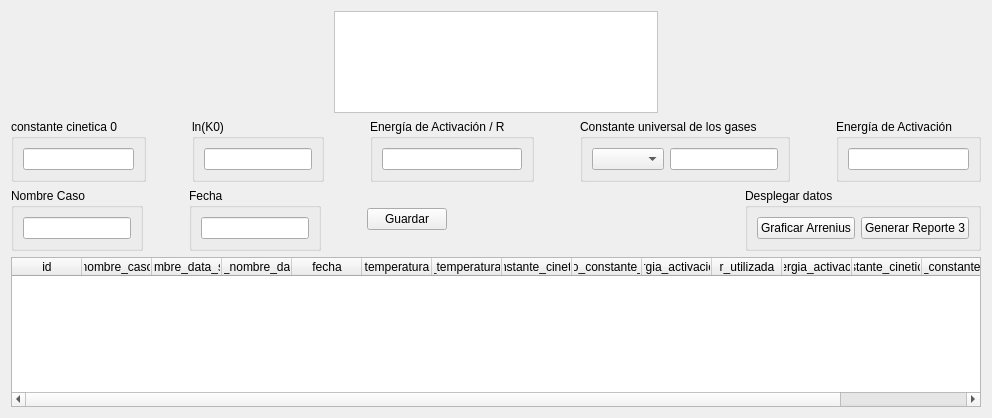
            <widget class="QWidget" name="a_tab">
             <attribute name="title">
              <string>Arrhenius</string>
             </attribute>
             <layout class="QVBoxLayout" name="verticalLayout_17">
              <item>
               <layout class="QHBoxLayout" name="horizontalLayout_24">
                <item>
                 <spacer name="horizontalSpacer_17">
                  <property name="orientation">
                   <enum>Qt::Horizontal</enum>
                  </property>
                  <property name="sizeHint" stdset="0">
                   <size>
                    <width>40</width>
                    <height>20</height>
                   </size>
                  </property>
                 </spacer>
                </item>
                <item>
                 <widget class="QFrame" name="frame">
                  <property name="styleSheet">
                   <string notr="true">background-color: #ffffff; /* Fondo blanco elegante */</string>
                  </property>
                  <property name="frameShape">
                   <enum>QFrame::StyledPanel</enum>
                  </property>
                  <property name="frameShadow">
                   <enum>QFrame::Raised</enum>
                  </property>
                  <layout class="QVBoxLayout" name="verticalLayout_8">
                   <property name="spacing">
                    <number>0</number>
                   </property>
                   <property name="leftMargin">
                    <number>0</number>
                   </property>
                   <property name="topMargin">
                    <number>0</number>
                   </property>
                   <property name="rightMargin">
                    <number>0</number>
                   </property>
                   <property name="bottomMargin">
                    <number>0</number>
                   </property>
                   <item>
                    <spacer name="verticalSpacer_8">
                     <property name="orientation">
                      <enum>Qt::Vertical</enum>
                     </property>
                     <property name="sizeHint" stdset="0">
                      <size>
                       <width>20</width>
                       <height>40</height>
                      </size>
                     </property>
                    </spacer>
                   </item>
                   <item>
                    <layout class="QHBoxLayout" name="horizontalLayout_25">
                     <item>
                      <spacer name="horizontalSpacer_9">
                       <property name="orientation">
                        <enum>Qt::Horizontal</enum>
                       </property>
                       <property name="sizeHint" stdset="0">
                        <size>
                         <width>40</width>
                         <height>20</height>
                        </size>
                       </property>
                      </spacer>
                     </item>
                     <item>
                      <layout class="QVBoxLayout" name="vista_grafica_arrhenius"/>
                     </item>
                     <item>
                      <spacer name="horizontalSpacer_18">
                       <property name="orientation">
                        <enum>Qt::Horizontal</enum>
                       </property>
                       <property name="sizeHint" stdset="0">
                        <size>
                         <width>40</width>
                         <height>20</height>
                        </size>
                       </property>
                      </spacer>
                     </item>
                     <item>
                      <layout class="QVBoxLayout" name="vista_tabla_df"/>
                     </item>
                     <item>
                      <spacer name="horizontalSpacer_19">
                       <property name="orientation">
                        <enum>Qt::Horizontal</enum>
                       </property>
                       <property name="sizeHint" stdset="0">
                        <size>
                         <width>40</width>
                         <height>20</height>
                        </size>
                       </property>
                      </spacer>
                     </item>
                    </layout>
                   </item>
                   <item>
                    <spacer name="verticalSpacer_10">
                     <property name="orientation">
                      <enum>Qt::Vertical</enum>
                     </property>
                     <property name="sizeHint" stdset="0">
                      <size>
                       <width>20</width>
                       <height>40</height>
                      </size>
                     </property>
                    </spacer>
                   </item>
                  </layout>
                 </widget>
                </item>
                <item>
                 <spacer name="horizontalSpacer_16">
                  <property name="orientation">
                   <enum>Qt::Horizontal</enum>
                  </property>
                  <property name="sizeHint" stdset="0">
                   <size>
                    <width>40</width>
                    <height>20</height>
                   </size>
                  </property>
                 </spacer>
                </item>
               </layout>
              </item>
              <item>
               <layout class="QHBoxLayout" name="horizontalLayout_13">
                <item>
                 <widget class="QGroupBox" name="groupBox_14">
                  <property name="title">
                   <string>constante cinetica 0</string>
                  </property>
                  <layout class="QHBoxLayout" name="horizontalLayout_14">
                   <item>
                    <widget class="QLineEdit" name="k_0_calculado">
                     <property name="tabletTracking">
                      <bool>false</bool>
                     </property>
                     <property name="contextMenuPolicy">
                      <enum>Qt::DefaultContextMenu</enum>
                     </property>
                     <property name="toolTip">
                      <string extracomment="comentario aquí"/>
                     </property>
                     <property name="statusTip">
                      <string extracomment="cometario 2 aquí"/>
                     </property>
                     <property name="whatsThis">
                      <string extracomment="cometario 3 aquí"/>
                     </property>
                     <property name="text">
                      <string/>
                     </property>
                    </widget>
                   </item>
                  </layout>
                 </widget>
                </item>
                <item>
                 <spacer name="horizontalSpacer_20">
                  <property name="orientation">
                   <enum>Qt::Horizontal</enum>
                  </property>
                  <property name="sizeHint" stdset="0">
                   <size>
                    <width>40</width>
                    <height>20</height>
                   </size>
                  </property>
                 </spacer>
                </item>
                <item>
                 <widget class="QGroupBox" name="groupBox_15">
                  <property name="title">
                   <string>ln(K0)</string>
                  </property>
                  <layout class="QHBoxLayout" name="horizontalLayout_15">
                   <item>
                    <widget class="QLineEdit" name="ln_k_0_calculado">
                     <property name="tabletTracking">
                      <bool>false</bool>
                     </property>
                     <property name="contextMenuPolicy">
                      <enum>Qt::DefaultContextMenu</enum>
                     </property>
                     <property name="toolTip">
                      <string extracomment="comentario aquí"/>
                     </property>
                     <property name="statusTip">
                      <string extracomment="cometario 2 aquí"/>
                     </property>
                     <property name="whatsThis">
                      <string extracomment="cometario 3 aquí"/>
                     </property>
                     <property name="text">
                      <string/>
                     </property>
                    </widget>
                   </item>
                  </layout>
                 </widget>
                </item>
                <item>
                 <spacer name="horizontalSpacer_21">
                  <property name="orientation">
                   <enum>Qt::Horizontal</enum>
                  </property>
                  <property name="sizeHint" stdset="0">
                   <size>
                    <width>40</width>
                    <height>20</height>
                   </size>
                  </property>
                 </spacer>
                </item>
                <item>
                 <widget class="QGroupBox" name="groupBox_13">
                  <property name="title">
                   <string>Energía de Activación / R</string>
                  </property>
                  <layout class="QHBoxLayout" name="horizontalLayout_16">
                   <item>
                    <widget class="QLineEdit" name="ea_r_final">
                     <property name="tabletTracking">
                      <bool>false</bool>
                     </property>
                     <property name="contextMenuPolicy">
                      <enum>Qt::DefaultContextMenu</enum>
                     </property>
                     <property name="toolTip">
                      <string extracomment="comentario aquí"/>
                     </property>
                     <property name="statusTip">
                      <string extracomment="cometario 2 aquí"/>
                     </property>
                     <property name="whatsThis">
                      <string extracomment="cometario 3 aquí"/>
                     </property>
                     <property name="text">
                      <string/>
                     </property>
                    </widget>
                   </item>
                  </layout>
                 </widget>
                </item>
                <item>
                 <spacer name="horizontalSpacer_22">
                  <property name="orientation">
                   <enum>Qt::Horizontal</enum>
                  </property>
                  <property name="sizeHint" stdset="0">
                   <size>
                    <width>40</width>
                    <height>20</height>
                   </size>
                  </property>
                 </spacer>
                </item>
                <item>
                 <widget class="QGroupBox" name="groupBox_22">
                  <property name="title">
                   <string>Constante universal de los gases</string>
                  </property>
                  <layout class="QHBoxLayout" name="horizontalLayout_71">
                   <item>
                    <widget class="QComboBox" name="r_box"/>
                   </item>
                   <item>
                    <widget class="QLineEdit" name="r_edit">
                     <property name="text">
                      <string/>
                     </property>
                    </widget>
                   </item>
                  </layout>
                 </widget>
                </item>
                <item>
                 <spacer name="horizontalSpacer_23">
                  <property name="orientation">
                   <enum>Qt::Horizontal</enum>
                  </property>
                  <property name="sizeHint" stdset="0">
                   <size>
                    <width>40</width>
                    <height>20</height>
                   </size>
                  </property>
                 </spacer>
                </item>
                <item>
                 <widget class="QGroupBox" name="groupBox_23">
                  <property name="title">
                   <string>Energía de Activación</string>
                  </property>
                  <layout class="QHBoxLayout" name="horizontalLayout_26">
                   <item>
                    <widget class="QLineEdit" name="ea_final">
                     <property name="tabletTracking">
                      <bool>false</bool>
                     </property>
                     <property name="contextMenuPolicy">
                      <enum>Qt::DefaultContextMenu</enum>
                     </property>
                     <property name="toolTip">
                      <string extracomment="comentario aquí"/>
                     </property>
                     <property name="statusTip">
                      <string extracomment="cometario 2 aquí"/>
                     </property>
                     <property name="whatsThis">
                      <string extracomment="cometario 3 aquí"/>
                     </property>
                     <property name="text">
                      <string/>
                     </property>
                    </widget>
                   </item>
                  </layout>
                 </widget>
                </item>
               </layout>
              </item>
              <item>
               <layout class="QHBoxLayout" name="horizontalLayout_23">
                <item>
                 <layout class="QHBoxLayout" name="horizontalLayout_21">
                  <item>
                   <widget class="QGroupBox" name="groupBox_18">
                    <property name="title">
                     <string>Nombre Caso</string>
                    </property>
                    <layout class="QHBoxLayout" name="horizontalLayout_27">
                     <item>
                      <widget class="QLineEdit" name="nombre_caso_a_edit"/>
                     </item>
                    </layout>
                   </widget>
                  </item>
                  <item>
                   <spacer name="horizontalSpacer_24">
                    <property name="orientation">
                     <enum>Qt::Horizontal</enum>
                    </property>
                    <property name="sizeHint" stdset="0">
                     <size>
                      <width>40</width>
                      <height>20</height>
                     </size>
                    </property>
                   </spacer>
                  </item>
                  <item>
                   <widget class="QGroupBox" name="groupBox_35">
                    <property name="title">
                     <string>Fecha</string>
                    </property>
                    <layout class="QVBoxLayout" name="verticalLayout_60">
                     <item>
                      <widget class="QLineEdit" name="fecha_edit"/>
                     </item>
                    </layout>
                   </widget>
                  </item>
                  <item>
                   <spacer name="horizontalSpacer_25">
                    <property name="orientation">
                     <enum>Qt::Horizontal</enum>
                    </property>
                    <property name="sizeHint" stdset="0">
                     <size>
                      <width>40</width>
                      <height>20</height>
                     </size>
                    </property>
                   </spacer>
                  </item>
                  <item>
                   <widget class="QPushButton" name="agregar_a_btn">
                    <property name="text">
                     <string>Guardar</string>
                    </property>
                   </widget>
                  </item>
                 </layout>
                </item>
                <item>
                 <spacer name="horizontalSpacer_15">
                  <property name="orientation">
                   <enum>Qt::Horizontal</enum>
                  </property>
                  <property name="sizeHint" stdset="0">
                   <size>
                    <width>40</width>
                    <height>20</height>
                   </size>
                  </property>
                 </spacer>
                </item>
                <item>
                 <widget class="QGroupBox" name="groupBox_19">
                  <property name="title">
                   <string>Desplegar datos</string>
                  </property>
                  <layout class="QHBoxLayout" name="horizontalLayout_22">
                   <item>
                    <widget class="QPushButton" name="graficar_arrhenius">
                     <property name="text">
                      <string>Graficar Arrenius</string>
                     </property>
                    </widget>
                   </item>
                   <item>
                    <widget class="QPushButton" name="rep3">
                     <property name="text">
                      <string>Generar Reporte 3</string>
                     </property>
                    </widget>
                   </item>
                  </layout>
                 </widget>
                </item>
               </layout>
              </item>
              <item>
               <widget class="QTableWidget" name="datos_salida_arrhenius_tabla">
                <property name="minimumSize">
                 <size>
                  <width>0</width>
                  <height>150</height>
                 </size>
                </property>
                <property name="maximumSize">
                 <size>
                  <width>16777215</width>
                  <height>150</height>
                 </size>
                </property>
                <property name="focusPolicy">
                 <enum>Qt::NoFocus</enum>
                </property>
                <property name="showGrid">
                 <bool>false</bool>
                </property>
                <attribute name="horizontalHeaderMinimumSectionSize">
                 <number>50</number>
                </attribute>
                <attribute name="horizontalHeaderDefaultSectionSize">
                 <number>70</number>
                </attribute>
                <attribute name="horizontalHeaderStretchLastSection">
                 <bool>true</bool>
                </attribute>
                <attribute name="verticalHeaderVisible">
                 <bool>false</bool>
                </attribute>
                <column>
                 <property name="text">
                  <string>id</string>
                 </property>
                </column>
                <column>
                 <property name="text">
                  <string>nombre_caso</string>
                 </property>
                </column>
                <column>
                 <property name="text">
                  <string>id_nombre_data_salida</string>
                 </property>
                </column>
                <column>
                 <property name="text">
                  <string>id_nombre_data</string>
                 </property>
                </column>
                <column>
                 <property name="text">
                  <string>fecha</string>
                 </property>
                </column>
                <column>
                 <property name="text">
                  <string>temperatura</string>
                 </property>
                </column>
                <column>
                 <property name="text">
                  <string>reciproco_temperatura_absoluta</string>
                 </property>
                </column>
                <column>
                 <property name="text">
                  <string>constante_cinetica</string>
                 </property>
                </column>
                <column>
                 <property name="text">
                  <string>logaritmo_constante_cinetica</string>
                 </property>
                </column>
                <column>
                 <property name="text">
                  <string>energia_activacion_r</string>
                 </property>
                </column>
                <column>
                 <property name="text">
                  <string>r_utilizada</string>
                 </property>
                </column>
                <column>
                 <property name="text">
                  <string>energia_activacion</string>
                 </property>
                </column>
                <column>
                 <property name="text">
                  <string>constante_cinetica_0</string>
                 </property>
                </column>
                <column>
                 <property name="text">
                  <string>logaritmo_constante_cinetica_0</string>
                 </property>
                </column>
                <column>
                 <property name="text">
                  <string>detalles</string>
                 </property>
                </column>
               </widget>
              </item>
             </layout>
            </widget>
